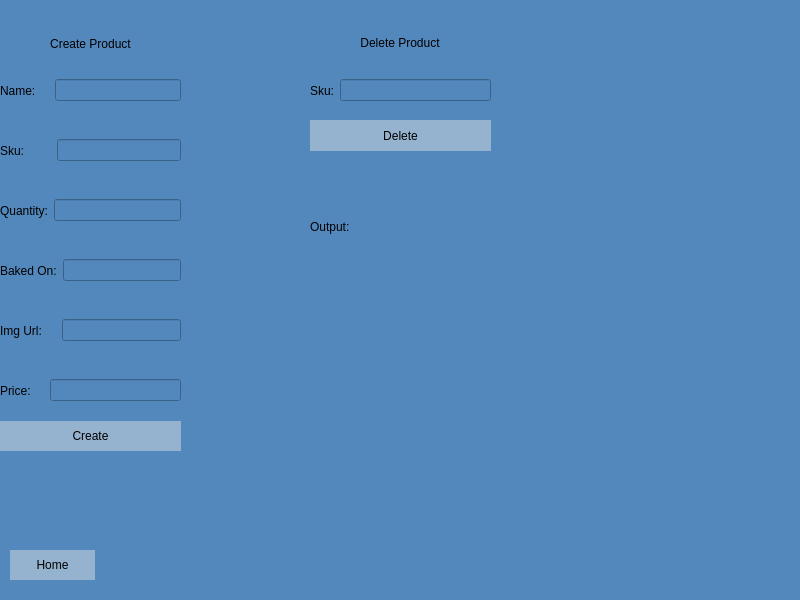
<?xml version="1.0" encoding="UTF-8"?>
<ui version="4.0">
 <class>MainWindow</class>
 <widget class="QMainWindow" name="MainWindow">
  <property name="geometry">
   <rect>
    <x>0</x>
    <y>0</y>
    <width>800</width>
    <height>600</height>
   </rect>
  </property>
  <property name="windowTitle">
   <string>MainWindow</string>
  </property>
  <property name="styleSheet">
   <string notr="true">QMainWindow { background-color: #5388bd; }
     
QPushButton {
    background-color: #95b2cf;
    border-style: solid;
    minimum-width: 100;
    maximum-width: 100;
}</string>
  </property>
  <widget class="QWidget" name="centralwidget">
   <property name="styleSheet">
    <string notr="true">QWidget {
    background-color: #5388bd
}

QPushButton{
    background-color:#95b2cf
}</string>
   </property>
   <widget class="QStackedWidget" name="stackedWidget">
    <property name="geometry">
     <rect>
      <x>0</x>
      <y>0</y>
      <width>800</width>
      <height>600</height>
     </rect>
    </property>
    <property name="currentIndex">
     <number>1</number>
    </property>
    <widget class="QWidget" name="MainPage">
     <widget class="QPushButton" name="LookUpBtn">
      <property name="geometry">
       <rect>
        <x>350</x>
        <y>450</y>
        <width>100</width>
        <height>24</height>
       </rect>
      </property>
      <property name="cursor">
       <cursorShape>PointingHandCursor</cursorShape>
      </property>
      <property name="text">
       <string>Look Up</string>
      </property>
     </widget>
     <widget class="QPushButton" name="AdjustmentBtn">
      <property name="geometry">
       <rect>
        <x>350</x>
        <y>288</y>
        <width>100</width>
        <height>24</height>
       </rect>
      </property>
      <property name="cursor">
       <cursorShape>PointingHandCursor</cursorShape>
      </property>
      <property name="text">
       <string>Adjustments</string>
      </property>
     </widget>
     <widget class="QPushButton" name="AdminPageBtn">
      <property name="geometry">
       <rect>
        <x>350</x>
        <y>150</y>
        <width>100</width>
        <height>25</height>
       </rect>
      </property>
      <property name="text">
       <string>Admin</string>
      </property>
     </widget>
    </widget>
    <widget class="QWidget" name="AdminPage">
     <widget class="QWidget" name="horizontalLayoutWidget">
      <property name="geometry">
       <rect>
        <x>0</x>
        <y>60</y>
        <width>181</width>
        <height>61</height>
       </rect>
      </property>
      <layout class="QHBoxLayout" name="horizontalLayout">
       <item>
        <widget class="QLabel" name="label">
         <property name="text">
          <string>Name:    </string>
         </property>
        </widget>
       </item>
       <item>
        <widget class="QLineEdit" name="AdminNameInput"/>
       </item>
      </layout>
     </widget>
     <widget class="QLabel" name="CreateLabel">
      <property name="geometry">
       <rect>
        <x>0</x>
        <y>0</y>
        <width>181</width>
        <height>51</height>
       </rect>
      </property>
      <property name="text">
       <string>Create Product</string>
      </property>
      <property name="alignment">
       <set>Qt::AlignmentFlag::AlignBottom|Qt::AlignmentFlag::AlignHCenter</set>
      </property>
     </widget>
     <widget class="QWidget" name="horizontalLayoutWidget_3">
      <property name="geometry">
       <rect>
        <x>0</x>
        <y>120</y>
        <width>181</width>
        <height>61</height>
       </rect>
      </property>
      <layout class="QHBoxLayout" name="horizontalLayout_3">
       <item>
        <widget class="QLabel" name="label_4">
         <property name="text">
          <string>Sku:        </string>
         </property>
        </widget>
       </item>
       <item>
        <widget class="QLineEdit" name="AdminSkuInput"/>
       </item>
      </layout>
     </widget>
     <widget class="QWidget" name="horizontalLayoutWidget_4">
      <property name="geometry">
       <rect>
        <x>0</x>
        <y>180</y>
        <width>181</width>
        <height>61</height>
       </rect>
      </property>
      <layout class="QHBoxLayout" name="horizontalLayout_4">
       <item>
        <widget class="QLabel" name="label_5">
         <property name="text">
          <string>Quantity:</string>
         </property>
        </widget>
       </item>
       <item>
        <widget class="QLineEdit" name="AdminQuantityInput"/>
       </item>
      </layout>
     </widget>
     <widget class="QWidget" name="horizontalLayoutWidget_5">
      <property name="geometry">
       <rect>
        <x>0</x>
        <y>240</y>
        <width>181</width>
        <height>61</height>
       </rect>
      </property>
      <layout class="QHBoxLayout" name="horizontalLayout_5">
       <item>
        <widget class="QLabel" name="label_6">
         <property name="text">
          <string>Baked On:</string>
         </property>
        </widget>
       </item>
       <item>
        <widget class="QLineEdit" name="AdminBakedInput"/>
       </item>
      </layout>
     </widget>
     <widget class="QWidget" name="horizontalLayoutWidget_6">
      <property name="geometry">
       <rect>
        <x>0</x>
        <y>300</y>
        <width>181</width>
        <height>61</height>
       </rect>
      </property>
      <layout class="QHBoxLayout" name="horizontalLayout_6">
       <item>
        <widget class="QLabel" name="label_7">
         <property name="text">
          <string>Img Url:    </string>
         </property>
        </widget>
       </item>
       <item>
        <widget class="QLineEdit" name="AdminImageInput"/>
       </item>
      </layout>
     </widget>
     <widget class="QPushButton" name="AdminCreateBtn">
      <property name="geometry">
       <rect>
        <x>0</x>
        <y>420</y>
        <width>181</width>
        <height>31</height>
       </rect>
      </property>
      <property name="text">
       <string>Create</string>
      </property>
     </widget>
     <widget class="QWidget" name="horizontalLayoutWidget_9">
      <property name="geometry">
       <rect>
        <x>310</x>
        <y>60</y>
        <width>181</width>
        <height>61</height>
       </rect>
      </property>
      <layout class="QHBoxLayout" name="horizontalLayout_9">
       <item>
        <widget class="QLabel" name="label_10">
         <property name="text">
          <string>Sku:</string>
         </property>
        </widget>
       </item>
       <item>
        <widget class="QLineEdit" name="AdminDelInput"/>
       </item>
      </layout>
     </widget>
     <widget class="QLabel" name="DeleteLabel">
      <property name="geometry">
       <rect>
        <x>310</x>
        <y>0</y>
        <width>180</width>
        <height>50</height>
       </rect>
      </property>
      <property name="text">
       <string>Delete Product</string>
      </property>
      <property name="alignment">
       <set>Qt::AlignmentFlag::AlignBottom|Qt::AlignmentFlag::AlignHCenter</set>
      </property>
     </widget>
     <widget class="QPushButton" name="AdminDeleteBtn">
      <property name="geometry">
       <rect>
        <x>310</x>
        <y>120</y>
        <width>181</width>
        <height>31</height>
       </rect>
      </property>
      <property name="text">
       <string>Delete</string>
      </property>
     </widget>
     <widget class="QPushButton" name="AdminHomeBtn">
      <property name="geometry">
       <rect>
        <x>10</x>
        <y>550</y>
        <width>85</width>
        <height>30</height>
       </rect>
      </property>
      <property name="cursor">
       <cursorShape>PointingHandCursor</cursorShape>
      </property>
      <property name="text">
       <string>Home</string>
      </property>
     </widget>
     <widget class="QLabel" name="AdminOutput">
      <property name="geometry">
       <rect>
        <x>310</x>
        <y>220</y>
        <width>501</width>
        <height>381</height>
       </rect>
      </property>
      <property name="text">
       <string>Output:</string>
      </property>
      <property name="alignment">
       <set>Qt::AlignmentFlag::AlignLeading|Qt::AlignmentFlag::AlignLeft|Qt::AlignmentFlag::AlignTop</set>
      </property>
     </widget>
     <widget class="QWidget" name="horizontalLayoutWidget_7">
      <property name="geometry">
       <rect>
        <x>0</x>
        <y>360</y>
        <width>181</width>
        <height>61</height>
       </rect>
      </property>
      <layout class="QHBoxLayout" name="horizontalLayout_7">
       <item>
        <widget class="QLabel" name="label_8">
         <property name="text">
          <string>Price:    </string>
         </property>
        </widget>
       </item>
       <item>
        <widget class="QLineEdit" name="AdminPriceInput"/>
       </item>
      </layout>
     </widget>
    </widget>
    <widget class="QWidget" name="LookUpPage">
     <widget class="QLabel" name="LookUpHeader">
      <property name="geometry">
       <rect>
        <x>365</x>
        <y>20</y>
        <width>70</width>
        <height>30</height>
       </rect>
      </property>
      <property name="text">
       <string>Look Up</string>
      </property>
     </widget>
     <widget class="QPushButton" name="HomeBtn2">
      <property name="geometry">
       <rect>
        <x>25</x>
        <y>550</y>
        <width>85</width>
        <height>30</height>
       </rect>
      </property>
      <property name="cursor">
       <cursorShape>PointingHandCursor</cursorShape>
      </property>
      <property name="text">
       <string>Home</string>
      </property>
     </widget>
     <widget class="QLabel" name="SkuLabel">
      <property name="geometry">
       <rect>
        <x>130</x>
        <y>80</y>
        <width>55</width>
        <height>25</height>
       </rect>
      </property>
      <property name="text">
       <string>Sku:</string>
      </property>
     </widget>
     <widget class="QLineEdit" name="SkuInput">
      <property name="geometry">
       <rect>
        <x>190</x>
        <y>80</y>
        <width>115</width>
        <height>25</height>
       </rect>
      </property>
     </widget>
     <widget class="QLabel" name="NameLabel">
      <property name="geometry">
       <rect>
        <x>130</x>
        <y>120</y>
        <width>55</width>
        <height>25</height>
       </rect>
      </property>
      <property name="text">
       <string>Name:</string>
      </property>
     </widget>
     <widget class="QLineEdit" name="NameInput">
      <property name="geometry">
       <rect>
        <x>190</x>
        <y>120</y>
        <width>115</width>
        <height>25</height>
       </rect>
      </property>
     </widget>
     <widget class="QLabel" name="BakedLabel">
      <property name="geometry">
       <rect>
        <x>130</x>
        <y>160</y>
        <width>55</width>
        <height>25</height>
       </rect>
      </property>
      <property name="text">
       <string>Baked:</string>
      </property>
     </widget>
     <widget class="QLineEdit" name="BakedInput">
      <property name="geometry">
       <rect>
        <x>190</x>
        <y>160</y>
        <width>115</width>
        <height>25</height>
       </rect>
      </property>
      <property name="text">
       <string/>
      </property>
     </widget>
     <widget class="QLabel" name="Note">
      <property name="geometry">
       <rect>
        <x>320</x>
        <y>166</y>
        <width>81</width>
        <height>20</height>
       </rect>
      </property>
      <property name="text">
       <string>mm/dd/year</string>
      </property>
     </widget>
     <widget class="QLabel" name="OutputField">
      <property name="geometry">
       <rect>
        <x>20</x>
        <y>230</y>
        <width>781</width>
        <height>271</height>
       </rect>
      </property>
      <property name="text">
       <string>Results:</string>
      </property>
      <property name="alignment">
       <set>Qt::AlignmentFlag::AlignLeading|Qt::AlignmentFlag::AlignLeft|Qt::AlignmentFlag::AlignTop</set>
      </property>
     </widget>
     <widget class="QPushButton" name="SearchBtn">
      <property name="geometry">
       <rect>
        <x>720</x>
        <y>200</y>
        <width>80</width>
        <height>25</height>
       </rect>
      </property>
      <property name="cursor">
       <cursorShape>PointingHandCursor</cursorShape>
      </property>
      <property name="text">
       <string>Search</string>
      </property>
     </widget>
    </widget>
    <widget class="QWidget" name="AdjustmentPage">
     <widget class="QLabel" name="AdjustmentHeader">
      <property name="geometry">
       <rect>
        <x>350</x>
        <y>20</y>
        <width>100</width>
        <height>20</height>
       </rect>
      </property>
      <property name="text">
       <string>Adjustments</string>
      </property>
      <property name="alignment">
       <set>Qt::AlignmentFlag::AlignCenter</set>
      </property>
     </widget>
     <widget class="QPushButton" name="AdjHomeBtn">
      <property name="geometry">
       <rect>
        <x>25</x>
        <y>550</y>
        <width>85</width>
        <height>30</height>
       </rect>
      </property>
      <property name="cursor">
       <cursorShape>PointingHandCursor</cursorShape>
      </property>
      <property name="text">
       <string>Home</string>
      </property>
     </widget>
     <widget class="QLabel" name="AdjOutput">
      <property name="geometry">
       <rect>
        <x>20</x>
        <y>230</y>
        <width>781</width>
        <height>271</height>
       </rect>
      </property>
      <property name="text">
       <string>Results:</string>
      </property>
      <property name="alignment">
       <set>Qt::AlignmentFlag::AlignLeading|Qt::AlignmentFlag::AlignLeft|Qt::AlignmentFlag::AlignTop</set>
      </property>
     </widget>
     <widget class="QLabel" name="AdjSkueLabel">
      <property name="geometry">
       <rect>
        <x>120</x>
        <y>70</y>
        <width>55</width>
        <height>25</height>
       </rect>
      </property>
      <property name="text">
       <string>Sku:</string>
      </property>
     </widget>
     <widget class="QLineEdit" name="AdjSkuInput">
      <property name="geometry">
       <rect>
        <x>180</x>
        <y>70</y>
        <width>115</width>
        <height>25</height>
       </rect>
      </property>
     </widget>
     <widget class="QPushButton" name="AdjustSubmitBtn">
      <property name="geometry">
       <rect>
        <x>720</x>
        <y>200</y>
        <width>80</width>
        <height>25</height>
       </rect>
      </property>
      <property name="cursor">
       <cursorShape>PointingHandCursor</cursorShape>
      </property>
      <property name="text">
       <string>Adjust</string>
      </property>
     </widget>
     <widget class="QLineEdit" name="AdjOnHandInput">
      <property name="geometry">
       <rect>
        <x>180</x>
        <y>110</y>
        <width>115</width>
        <height>25</height>
       </rect>
      </property>
      <property name="text">
       <string/>
      </property>
     </widget>
     <widget class="QLabel" name="AdjOnHandLabel">
      <property name="geometry">
       <rect>
        <x>120</x>
        <y>110</y>
        <width>55</width>
        <height>25</height>
       </rect>
      </property>
      <property name="text">
       <string>On Hand:</string>
      </property>
     </widget>
     <widget class="QLineEdit" name="AdjBakedInput">
      <property name="geometry">
       <rect>
        <x>180</x>
        <y>150</y>
        <width>115</width>
        <height>25</height>
       </rect>
      </property>
      <property name="text">
       <string/>
      </property>
     </widget>
     <widget class="QLabel" name="AdjBakedLabel">
      <property name="geometry">
       <rect>
        <x>120</x>
        <y>150</y>
        <width>55</width>
        <height>25</height>
       </rect>
      </property>
      <property name="text">
       <string>Baked On:</string>
      </property>
     </widget>
    </widget>
   </widget>
  </widget>
 </widget>
 <resources/>
 <connections/>
</ui>
